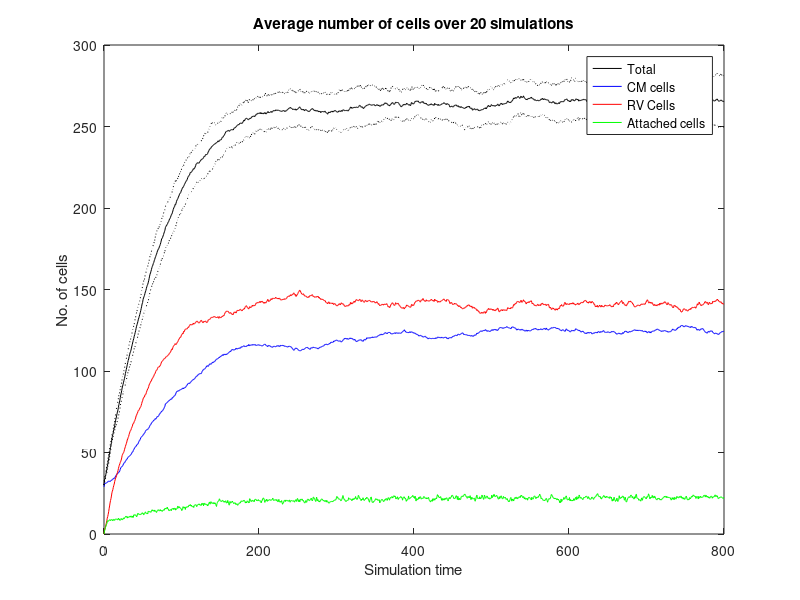

The MATLAB script that drew this image: (Note: this script raises an error after producing the figure.)
function AttRep_RadForce2_Plots

clear all;
close all;
load('PlotData/MAT/AttRep_RadForce2.mat')

plot(SimTime, TotalCells, 'k',...
    SimTime, TransitCells, 'b',...
    SimTime, RVCells, 'r',...
    SimTime, AttachedCells, 'g',...
    SimTime, TotalCells + TotalCellsStd, 'k:', ...
    SimTime, TotalCells - TotalCellsStd, 'k:');
legend('Total', 'CM cells', 'RV Cells', 'Attached cells',...
    'Location', 'Best');
title(['Average number of cells over ', num2str(TotalJobs), ' simulations']);
xlabel('Simulation time'); ylabel('No. of cells');
SaveAsPngEpsAndFig(-1,'Figures/RadForce2_PopulationTimeseries', 11, 7/5, 10);


disp([' Time of onset : ' num2str(onsettime)]);
disp([' Total in steady state : ' num2str(totalcount)]);
disp([' Proportion of CM cells : ' num2str(proportion)]);
disp([' Slope of histogram (total cells) : ' num2str(slope_total)]);
disp([' Slope of histogram (CM cells) : ' num2str(slope_prolif)]);
disp([' Cap height : ' num2str(capheight_RF2)]);


steadystateshape(['PlotData/' data_path], 0, 1);
SaveAsPngEpsAndFig(-1,'Figures/RadForce2_HistogramTotal', 11, 7/5, 10);

steadystateshape(['PlotData/' data_path], 1, 1);
SaveAsPngEpsAndFig(-1,'Figures/RadForce2_HistogramProlif', 11, 7/5, 10);



end

